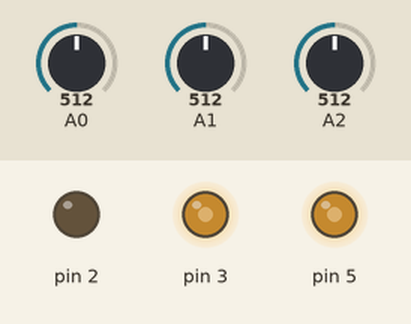
Simulated run of this sketch. Board: Arduino Uno, built with avr-gcc and run on an emulated ATmega328P. On the bench: output pins drawn as LEDs (lit = HIGH). Inputs (shaded band) come from the test bench; at power-on: A0 = 512, A1 = 512, A2 = 512.

Above: at 1.2 s.
1.3 s: A0 set to 532
At 1.7 s:
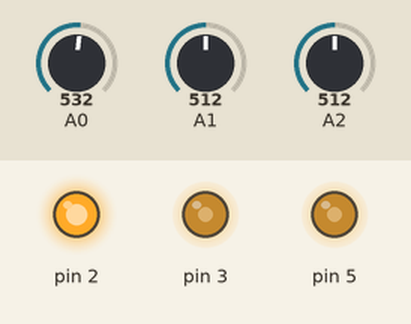
2.8 s: A1 set to 716
At 3.1 s:
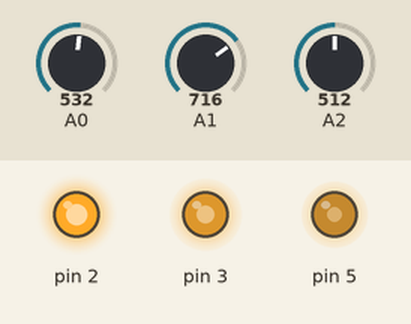
4.3 s: A2 set to 716
At 5.5 s:
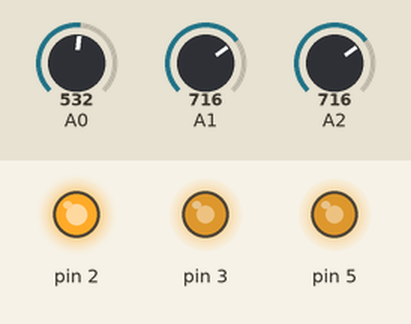
5.8 s: A0 set to 511
At 7.0 s:
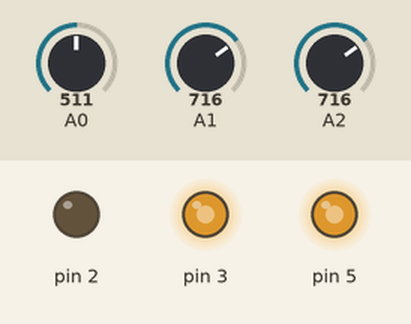
7.3 s: A1 set to 900
At 8.5 s:
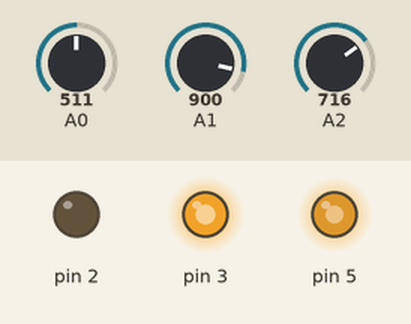
8.8 s: A2 set to 900
At 10.0 s:
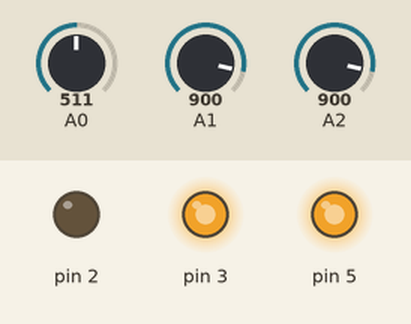
Timing chart, 0 to 11.3 s (numbered marks = the images above; inputs shaded):
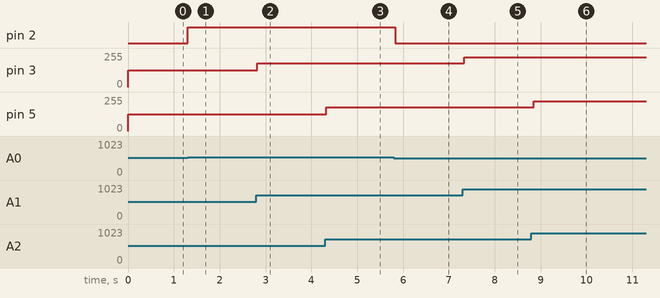

The sketch:

RGB_Led_Class.ino
```cpp
#include "data.h"
#define INPUT_RED A0
#define INPUT_GREEN A1
#define INPUT_BLUE A2
#define OUTPUT_RED 2
#define OUTPUT_GREEN 3
#define OUTPUT_BLUE 5

RGB_LED r(INPUT_RED,OUTPUT_RED);
RGB_LED g(INPUT_GREEN,OUTPUT_GREEN);
RGB_LED b(INPUT_BLUE,OUTPUT_BLUE);

void setup() {
  // put your setup code here, to run once:
  Serial.begin(9600);
  while(!Serial);

}

void loop() {
  r.run();
  g.run();
  b.run();
  delay(100);
}
```

data.h
```cpp
#include <arduino.h>

class RGB_LED{
  public:
    int inputPin;
    int outputPin;

    RGB_LED(int,int);
    void run();
};

RGB_LED::RGB_LED(int in, int out){
  inputPin = in;
  outputPin = out;

  pinMode(outputPin,OUTPUT);
}

void RGB_LED::run(){
  int v = analogRead(inputPin);
  byte vValue = map(v, 0, 1023, 0, 255);
  analogWrite(outputPin,vValue);
}
```

Measured:
- the behaviour switches between 513 and 514 on A0 (found by bisection; images 0 and 1)
- after the input at 1.3 s, pin 2: LOW → HIGH at once
- after the input at 2.8 s, pin 3: 127/255 → 178/255 at once
- after the input at 4.3 s, pin 5: 127/255 → 178/255 at once
- after the input at 5.8 s, pin 2: HIGH → LOW at once
- after the input at 7.3 s, pin 3: 178/255 → 224/255 at once
- after the input at 8.8 s, pin 5: 178/255 → 224/255 after 0.05 s
